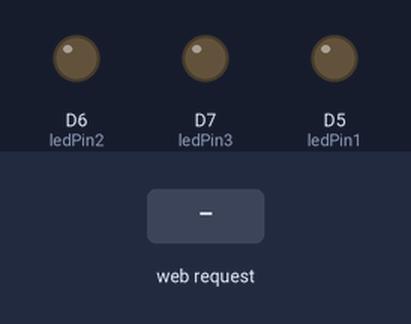
The sketch below on a simulated ESP8266 (NodeMCU). Shown: output pins drawn as LEDs (lit = HIGH). The test bench sets the inputs (shaded band). WiFi joins after 1.5 s; servers stay silent unless stated; what the sketch prints to the serial monitor is not drawn.

Above: at 3.2 s.
3.3 s: HTTP request GET /ledon received
At 3.9 s:
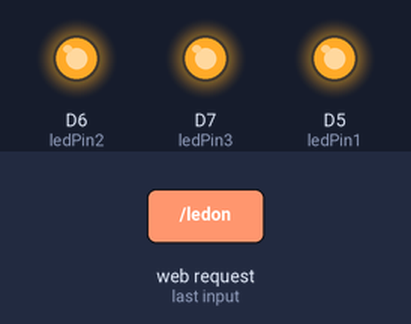
4.8 s: HTTP request GET /ledoff received
At 5.1 s:
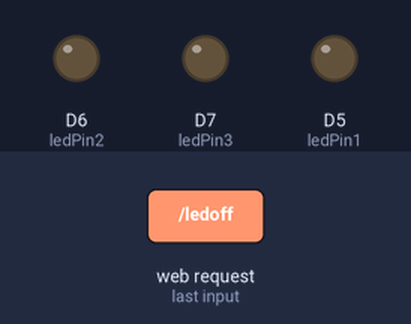
Timing chart, 0 to 7.8 s (numbered marks = the images above; inputs shaded):
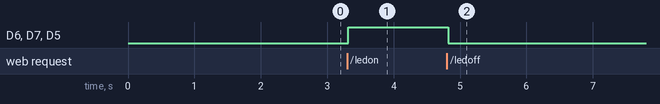

Measured:
- after the input at 3.3 s, D6 (ledPin2), D7 (ledPin3), D5 (ledPin1): LOW → HIGH at once
- after the input at 4.8 s, D6 (ledPin2), D7 (ledPin3), D5 (ledPin1): HIGH → LOW at once

The sketch:

Wifi-Led.ino
```cpp
#include <ESP8266WiFi.h>

// WiFi credentials
const char *ssid = "Tantraniketan_4G";
const char *password = "tantraniketan@2024";

// Create a WiFi server on port 80
WiFiServer server(80);

// Define pins for LEDs
const int ledPin1 = D5;
const int ledPin2 = D6;
const int ledPin3 = D7;

void setup()
{
    // Start serial communication at 9600 baud for debugging
    Serial.begin(9600);

    // Configure LED pins as output
    pinMode(ledPin1, OUTPUT);
    pinMode(ledPin2, OUTPUT);
    pinMode(ledPin3, OUTPUT);

    // Connect to WiFi network
    WiFi.begin(ssid, password);
    Serial.print("Connecting to WiFi");
    while (WiFi.status() != WL_CONNECTED)
    {
        delay(1000);
        Serial.print(".");
    }

    Serial.println();
    Serial.println("Connected to WiFi successfully!");
    Serial.print("IP address: ");
    Serial.println(WiFi.localIP());

    // Start the server
    server.begin();
}

void loop()
{
    // Listen for incoming clients
    WiFiClient client = server.available();

    // If no client is connected, return early
    if (!client)
    {
        return;
    }

    Serial.println("New client connected");

    String request = "";
    String currentLine = "";

    // While the client is connected
    while (client.connected())
    {
        if (client.available())
        {
            char c = client.read(); // Read a byte from the client
            request += c;           // Append to the request string

            // Check for end of line (HTTP header lines end with '\n')
            if (c == '\n')
            {
                // If currentLine is empty, headers are finished
                if (currentLine.length() == 0)
                {
                    // Debug: print the full HTTP request
                    Serial.println("HTTP Request:");
                    Serial.println(request);

                    // Handle LED control requests
                    if (request.indexOf("GET /ledon") >= 0)
                    {
                        // Turn all LEDs ON immediately
                        digitalWrite(ledPin1, HIGH);
                        digitalWrite(ledPin2, HIGH);
                        digitalWrite(ledPin3, HIGH);
                    }
                    else if (request.indexOf("GET /ledoff") >= 0)
                    {
                        // Turn all LEDs OFF immediately
                        digitalWrite(ledPin1, LOW);
                        digitalWrite(ledPin2, LOW);
                        digitalWrite(ledPin3, LOW);
                    }

                    // Send HTTP response headers
                    client.println("HTTP/1.1 200 OK");
                    client.println("Content-Type: text/html");
                    client.println("Connection: close");
                    client.println();

                    // Send the HTML content
                    client.println("<!DOCTYPE HTML>");
                    client.println("<html>");
                    client.println("<head><title>ESP8266 LED Control</title></head>");
                    client.println("<body>");
                    client.println("<h1>ESP8266 WiFi LED Control</h1>");
                    client.println("<p><a href=\"/ledon\">Turn LEDs ON</a></p>");
                    client.println("<p><a href=\"/ledoff\">Turn LEDs OFF</a></p>");
                    client.println("</body>");
                    client.println("</html>");

                    break; // Exit the while loop after responding
                }
                else
                {
                    // Reset currentLine for the next header line
                    currentLine = "";
                }
            }
            else if (c != '\r')
            {
                // Append character to currentLine (ignore carriage returns)
                currentLine += c;
            }
        }
    }

    // Give the client time to receive the data before closing
    delay(1);

    // Close the connection
    client.stop();
    Serial.println("Client disconnected");
}
```
